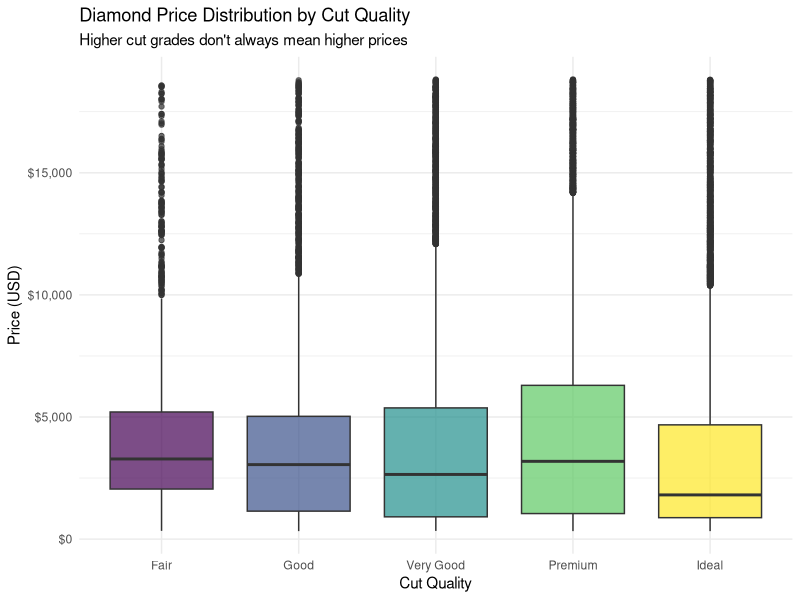
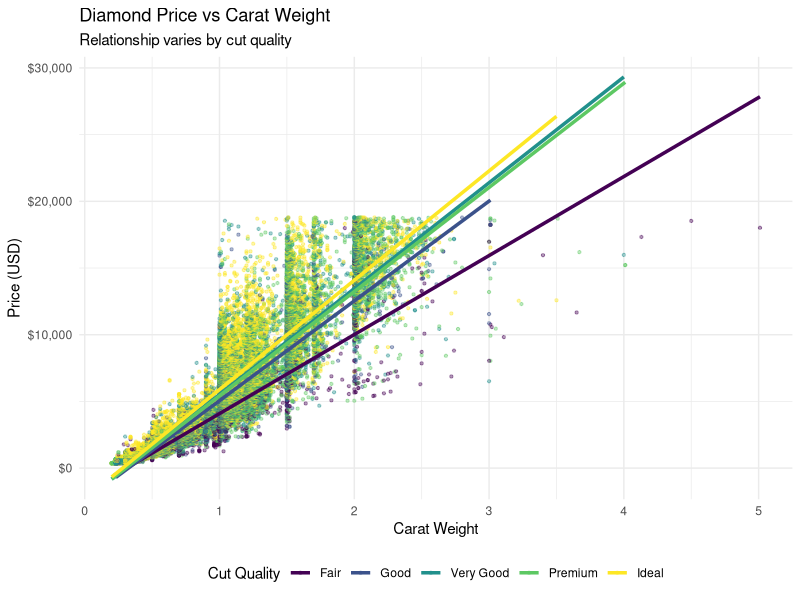

Write R code to recreate these figures, in order.
## ---- chunk 1
#| label: setup
#| include: false

library(ggplot2)
library(dplyr)
## ---- chunk 2
#| label: data-summary
#| echo: false

# Basic summary statistics
diamonds |>
  summarise(
    avg_price = mean(price),
    median_price = median(price),
    avg_carat = mean(carat),
    n_diamonds = n()
  )
## ---- chunk 3
#| label: price-by-cut
#| fig-cap: "Diamond price distribution varies significantly by cut quality"
#| fig-width: 10
#| fig-height: 6

diamonds |>  
  ggplot(aes(x = cut, y = price, fill = cut)) + 
  geom_boxplot(alpha = 0.7) +
  scale_y_continuous(labels = scales::dollar_format()) +
  labs(
    title = "Diamond Price Distribution by Cut Quality",
    subtitle = "Higher cut grades don't always mean higher prices",
    x = "Cut Quality",
    y = "Price (USD)",
    fill = "Cut Quality"
  ) +
  theme_minimal() +
  theme(legend.position = "none")
## ---- chunk 4
#| label: carat-price-scatter
#| fig-cap: "Strong positive relationship between carat weight and price"
#| fig-width: 10
#| fig-height: 7



diamonds |>
  ggplot(aes(x = carat, y = price, color = cut)) +
  geom_point(alpha = 0.4, size = 0.8) +
  geom_smooth(method = "lm", se = FALSE, linewidth = 1.2) +
  scale_y_continuous(labels = scales::dollar_format()) +
  scale_color_viridis_d(name = "Cut Quality") +
  labs(
    title = "Diamond Price vs Carat Weight",
    subtitle = "Relationship varies by cut quality",
    x = "Carat Weight",
    y = "Price (USD)"
  ) +
  theme_minimal() +
  theme(legend.position = "bottom")
